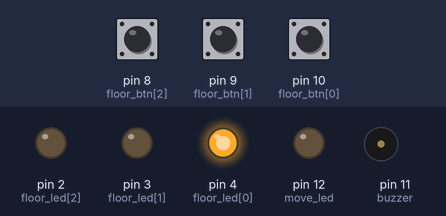
Recording of a sketch running on a simulated Arduino Uno, built with avr-gcc and run on an emulated ATmega328P. On the bench: output pins drawn as LEDs (lit = HIGH), buzzer (waves = sounding). Dashed ring = blinking. The test bench sets the inputs (shaded band); at power-on: pin 8 (floor_btn[2]) HIGH, pin 9 (floor_btn[1]) HIGH, pin 10 (floor_btn[0]) HIGH.

Above: at 1.2 s.
1.3 s: pin 8 (floor_btn[2]) pulled LOW for 0.15 s
At 2.43 s:
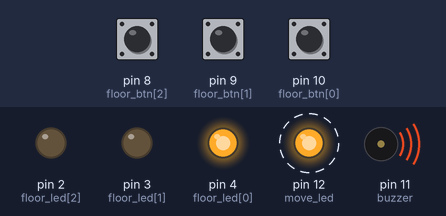
4.3 s: pin 9 (floor_btn[1]) pulsed LOW 5 times (0.12 s each, 0.3 s apart)
10.3 s: pin 10 (floor_btn[0]) pulled LOW for 0.15 s
At 11.1 s:
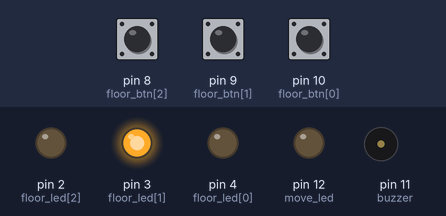
13.4 s: pin 8 (floor_btn[2]) pulled LOW for 1 s
At 15.82 s:
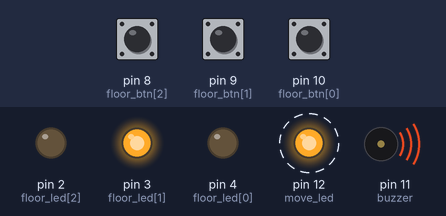
Timing chart, 0 to 17.9 s (numbered marks = the images above; inputs shaded):
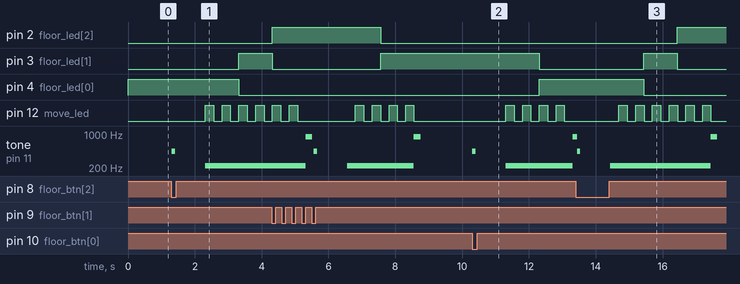

The sketch:

elevator.ino
```cpp
const int floors = 3;

const int floor_led[] = { 4, 3, 2 };

const int floor_btn[] = { 10, 9, 8 };
bool btn_state[] = { true, true, true };
unsigned long last_debounce[] = { 0, 0, 0 };

const int buzzer = 11;
const int press_freq = 440;
const int press_duration = 100;
const int cling_freq = 880;
const int cling_duration = 200;
const int move_freq = 220;

const int move_led = 12;
int move_led_state = true;

const unsigned long debounce_delay = 100;
const unsigned long door_delay = 1000;
const unsigned long move_delay = 1000;
const unsigned long blink_delay = 250;

enum ElevatorState
{
  READY = 0,
  CLOSING_DOORS,
  MOVING
} state;

int current_floor = 0;
int target_floor = 0;

unsigned long event_time = 0;
unsigned long blink_time = 0;

void setup()
{
  for(int i = 0; i < floors; i++)
  {
    pinMode(floor_led[i], OUTPUT);
    pinMode(floor_btn[i], INPUT_PULLUP);
  }

  pinMode(buzzer, OUTPUT);
  pinMode(move_led, OUTPUT);
}

bool button_pressed(int i)
{
  bool ret = false;

  if(millis() - last_debounce[i] > debounce_delay)
  {
    last_debounce[i] = millis();

    bool val = digitalRead(floor_btn[i]);

    ret = (btn_state[i] == true && val == false);

    btn_state[i] = val;
  }

  return ret;
}

void loop()
{
  switch(state)
  {
    case READY:
      break;

    case CLOSING_DOORS:
    {
      if(millis() - event_time > door_delay)
      {
        event_time = millis();
        blink_time = event_time;
        state = MOVING;
        tone(buzzer, move_freq);
      }

      break;
    }

    case MOVING:
    {
      if(millis() - event_time > move_delay)
      {
        event_time = millis();

        if(current_floor == target_floor)
        {
          state = READY;
          tone(buzzer, cling_freq, cling_duration);
        }
        else
          current_floor += (current_floor < target_floor) ? 1 : -1;
      }

      if(millis() - blink_time > blink_delay)
      {
        blink_time = millis();
        move_led_state = !move_led_state;
      }

      break;
    }
  }

  for(int i = 0; i < floors; i++)
  {
    if(button_pressed(i) && state == READY && current_floor != i)
    {
      event_time = millis();
      target_floor = i;
      state = CLOSING_DOORS;
      tone(buzzer, press_freq, press_duration);

      break;
    }
  }

  for(int i = 0; i < floors; i++)
    digitalWrite(floor_led[i], i == current_floor);

  digitalWrite(move_led, state == MOVING && move_led_state);
}
```

Measured:
- after the input at 1.3 s, pin 3 (floor_led[1]): LOW → HIGH after 2.0 s; pin 4 (floor_led[0]): HIGH → LOW after 2.0 s; pin 12 (move_led): alternates HIGH for 0.25 s and LOW for 0.25 s, starting after 1.0 s; tone on pin 11 (buzzer): silent → 440 Hz at once, → silent 0.10 s later, → 220 Hz 0.90 s later
- after the input at 10.3 s, pin 3 (floor_led[1]): HIGH → LOW after 2.0 s; pin 4 (floor_led[0]): LOW → HIGH after 2.0 s; pin 12 (move_led): alternates HIGH for 0.25 s and LOW for 0.25 s, starting after 1.0 s; tone on pin 11 (buzzer): silent → 440 Hz at once, → silent 0.10 s later, → 220 Hz 0.90 s later, → 880 Hz 2.0 s later
- after the input at 13.4 s, pin 2 (floor_led[2]): LOW → HIGH after 3.0 s; pin 3 (floor_led[1]): LOW → HIGH after 2.0 s, → LOW 1.0 s later; pin 4 (floor_led[0]): HIGH → LOW after 2.0 s; pin 12 (move_led): alternates HIGH for 0.25 s and LOW for 0.25 s, starting after 1.3 s
